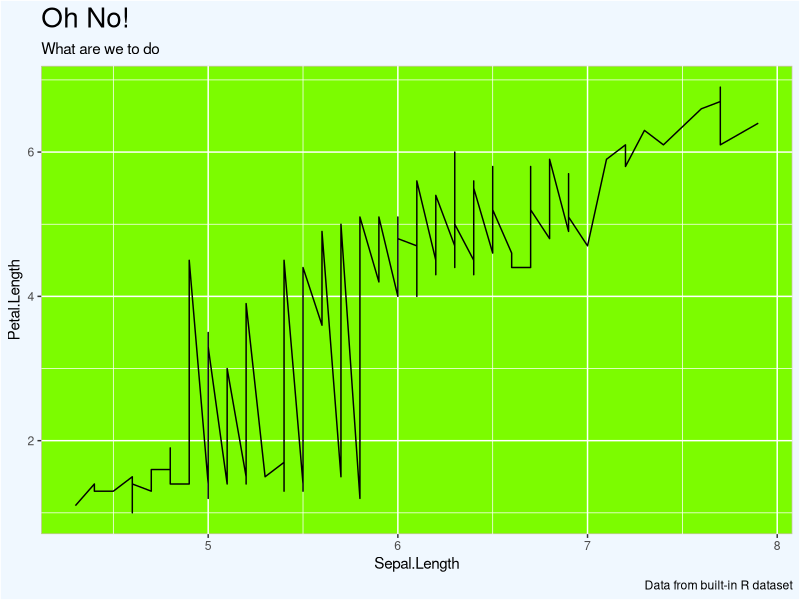

Recreate this plot in R.
## ---- chunk 1
library(ggplot2)
library(knitr)
## ---- chunk 2
ggplot(iris) + geom_line(aes(x=Sepal.Length, y=Petal.Length)) + theme(plot.title = element_text(size = 20), 
    panel.background = element_rect(fill = "lawngreen", 
        colour = "antiquewhite3"), plot.background = element_rect(fill = "aliceblue", 
        size = 0.6, linetype = "solid")) +labs(title = "Oh No!", subtitle = "What are we to do", 
    caption = "Data from built-in R dataset")
## ---- chunk 3
kable(head(iris, 10))
